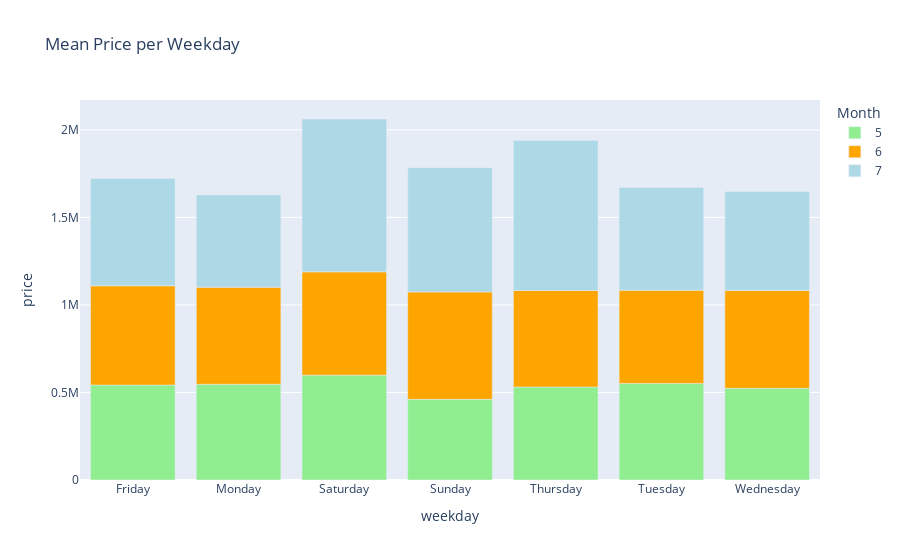

This figure's notebook cell:
### Markdown cell above
In this plot, we see that Saturday appears to be larger, especially in July but July 3rd was a major outlier that will effect the data. We can revisit these graphs once we remove the outliers.

### Code cell
# create a bar graph for weekday and price with color being the month
fig = px.bar(data_frame = month_group, x = 'weekday', y = 'price', color = month_group['month'].astype(str), 
             color_discrete_sequence = ['lightgreen', 'orange', 'lightblue'],
            title = 'Mean Price per Weekday')
fig.update_layout(legend_title_text='Month')
fig.show()

### Figure 1 — Plotly figure (JSON) as saved in the notebook; plotly's stock layout.template omitted (floating-point values rounded to 4 significant figures)
{"data": [{"hovertemplate": "color=5<br>weekday=%{x}<br>price=%{y}<extra></extra>", "legendgroup": "5", "marker": {"color": "lightgreen", "pattern": {"shape": ""}}, "name": "5", "orientation": "v", "showlegend": true, "textposition": "auto", "type": "bar", "x": ["Friday", "Monday", "Saturday", "Sunday", "Thursday", "Tuesday", "Wednesday"], "xaxis": "x", "y": [542800.0, 546800.0, 599100.0, 460700.0, 531400.0, 552000.0, 524000.0], "yaxis": "y"}, {"hovertemplate": "color=6<br>weekday=%{x}<br>price=%{y}<extra></extra>", "legendgroup": "6", "marker": {"color": "orange", "pattern": {"shape": ""}}, "name": "6", "orientation": "v", "showlegend": true, "textposition": "auto", "type": "bar", "x": ["Friday", "Monday", "Saturday", "Sunday", "Thursday", "Tuesday", "Wednesday"], "xaxis": "x", "y": [566600.0, 554700.0, 590000.0, 613600.0, 551300.0, 532600.0, 559100.0], "yaxis": "y"}, {"hovertemplate": "color=7<br>weekday=%{x}<br>price=%{y}<extra></extra>", "legendgroup": "7", "marker": {"color": "lightblue", "pattern": {"shape": ""}}, "name": "7", "orientation": "v", "showlegend": true, "textposition": "auto", "type": "bar", "x": ["Friday", "Monday", "Saturday", "Sunday", "Thursday", "Tuesday", "Wednesday"], "xaxis": "x", "y": [612500.0, 527400.0, 873300.0, 709900.0, 857100.0, 586400.0, 565000.0], "yaxis": "y"}], "layout": {"barmode": "relative", "legend": {"title": {"text": "Month"}, "tracegroupgap": 0}, "title": {"text": "Mean Price per Weekday"}, "xaxis": {"anchor": "y", "domain": [0, 1], "title": {"text": "weekday"}}, "yaxis": {"anchor": "x", "domain": [0, 1], "title": {"text": "price"}}}}
